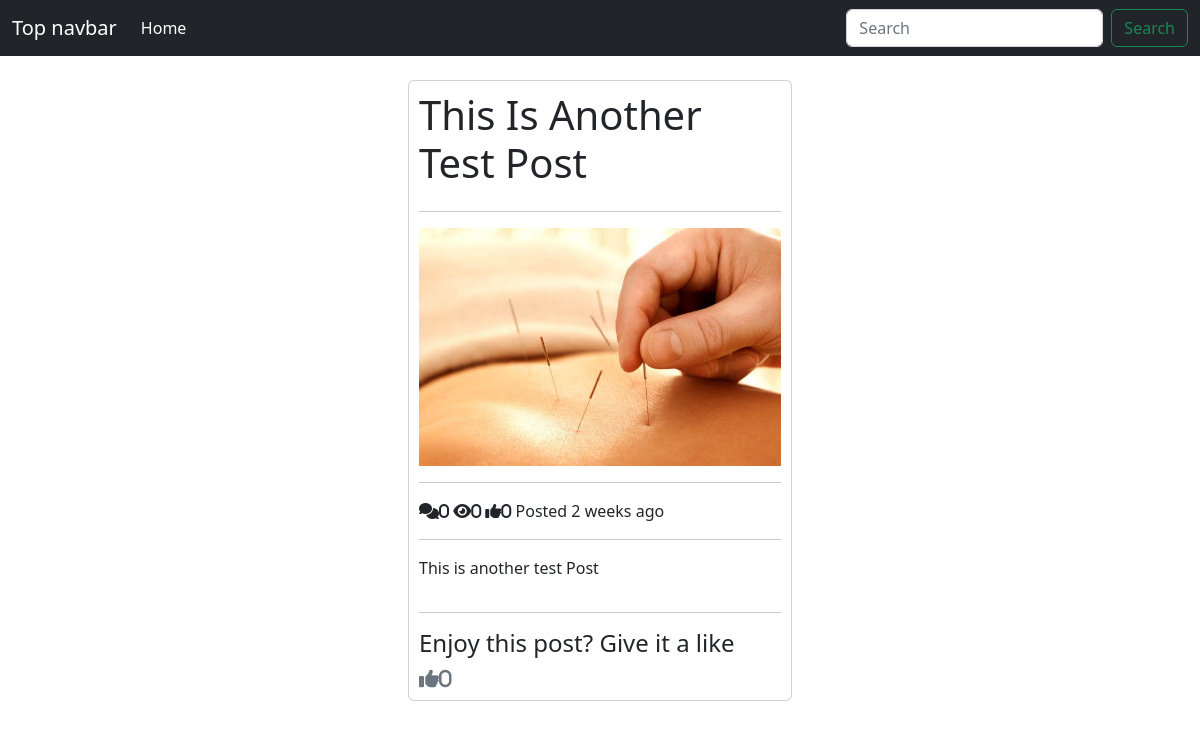
Screenshot of /test_2/ with the database file from the repository.
### posts/models.py (models this page shows, shortened)
class Post(models.Model):
    title = models.CharField(max_length=100)
    content = models.TextField()
    thumbnail = models.ImageField()
    publishdate = models.DateTimeField(auto_now_add=True)
    last_updated = models.DateTimeField(auto_now=True)
    author = models.ForeignKey(User, on_delete=models.CASCADE)
    slug = models.SlugField()
    def get_like_url(self):
        return reverse('like', kwargs={
            'slug':self.slug
        })
    @property
    def get_comment_count(self):
        return Comments.objects.filter(post=self).count()
    @property
    def get_view_count(self):
        return self.postview_set.all().count()
    @property
    def get_like_count(self):
        return self.like_set.all().count()

### posts/views.py (the view)
# urls.py: path('<slug>/', PostDetailView.as_view(), name='detail'),
class PostDetailView(generic.DetailView):
    model = Post
    def get_object(self, **kwargs):
        object = super().get_object(**kwargs)
        if self.request.user.is_authenticated:
            PostView.objects.get_or_create(user=self.request.user, post=object)
        return object

### templates/posts/post_detail.html (shortened to what this page needs)
{% extends "base.html" %}
{% block content %}
    <div class="row">
    <div class="col-4 offset-4">
    <div class="card" style="padding: 10px;">
        <h1 >{{object.title|title}}</h1>
        <hr />
        <img src="{{object.thumbnail.url}}" class="card-img-top" alt="...">
        <hr />
        <div>
            <span class="fa-solid fa-comments ml-2">{{object.get_comment_count}}</span>
            <span class="fa-solid fa-eye ml-2">{{object.get_view_count}}</span>
            <span class="fa-solid fa-thumbs-up ml-2">{{object.get_like_count}}</span>
            <span class="float-right">Posted {{object.publishdate|timesince}} ago</span>
        </div>
        <hr />
        <div>
            <p>{{object.content}}</p>
        </div>
        <hr />
        <div>
            <h4>Enjoy this post? Give it a like</h4>
            <a class="text-muted" href="{{ object.get_like_url }}">
                <span class="fa-solid fa-thumbs-up fa-lg">{{object.get_comment_count}}</span>
            </a>
        </div>
    </div>
    </div>
    </div>
{% endblock content %}

### rows the page displays
Post: title "This Is Another Test Post", thumbnail (picture), get_comment_count "0", get_view_count "0", get_like_count "0", publishdate "2 weeks", content "This is another test Post"
